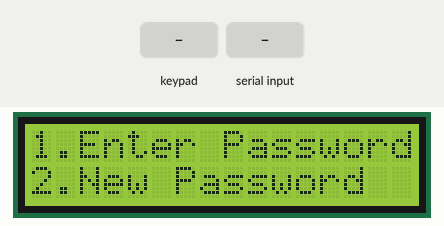
Simulated run of this program. Board: ATmega32, built with avr-gcc and emulated at 1 MHz (the files do not name the chip). Shown: 16×2 character LCD. Wiring (inferred from the signals the program sends): 4×4 keypad with keys 7 8 9 % 4 5 6 * 1 2 3 - C 0 = +: rows PA0, PA1, PA2, PA3; columns PA4, PA5, PA6, PA7. Wiring (inferred from the names in the program): character LCD (HD44780): RS PD4; R/W PD5; E PD6; data PC4, PC5, PC6, PC7. The test bench sets the inputs (shaded band). What the program prints to the serial monitor is not drawn.

Above: at 1.2 s.
1.3 s: keypad keys 1 2 3 4 * pressed 0.4 s apart
At 4.9 s:
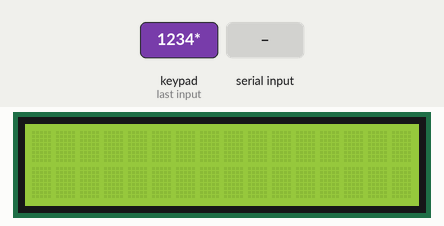
5.1 s: "1" received over Serial
At 5.7 s:
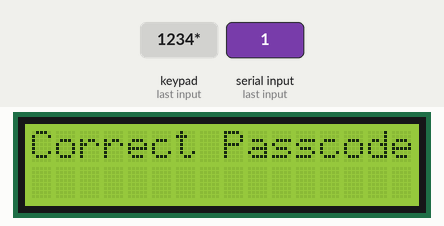
8.1 s: keypad keys 1 2 3 4 = pressed 0.4 s apart
At 9.0 s:
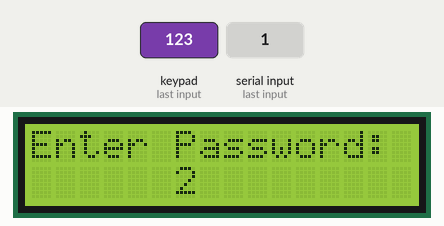
12.6 s: byte 0 (0) received over Serial
At 13.6 s:
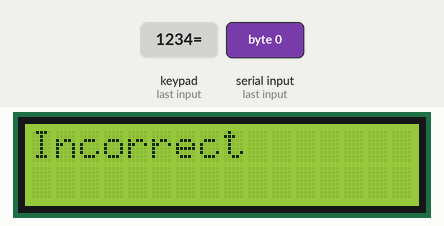
15.6 s: key '%' pressed
At 16.2 s:
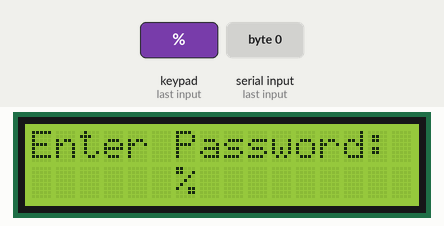
17.1 s: keypad keys 7 + 5 = pressed 0.4 s apart
At 18.2 s:
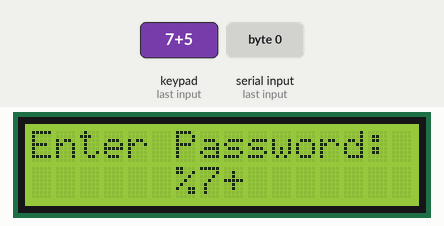
Timing chart, 0 to 20.1 s (numbered marks = the images above; inputs shaded):
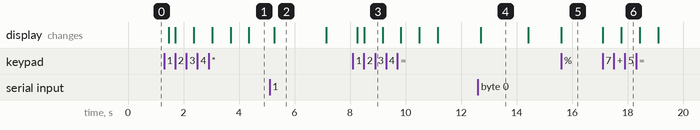

Measured:
- after the input at 1.3 s, the display: first changes after 0.16 s (image 1 shows a later state)
- after the input at 5.1 s, the display: changes after 0.17 s (image 2)
- after the input at 8.1 s, the display: first changes after 0.16 s (image 3 shows a later state)
- after the input at 12.6 s, the display: changes after 0.10 s (image 4)
- after the input at 15.6 s, the display: changes at once (image 5)
- after the input at 17.1 s, the display: first changes at once (image 6 shows a later state)
- what the display in image 2 shows lasts 1.8 s, from 5.3 s to 7.1 s

The program:

main.c
```c
#include "uart.h"
#include "lcd.h"
#include "keypad.h"

void lcdConfigure(){
	LCD_clearScreen();
	LCD_displayString("1.Enter Password");
	LCD_displayStringRowColumn(1, 0,"2.New Password");

}
void keypad_Passcode(uint8 * password){
	LCD_clearScreen();
	LCD_displayString("Enter Password:");
	LCD_goToRowColumn(1, 6);
	for(uint8 i = 0; i<4; i++){
		password[i] = KeyPad_getPressedKey();
		LCD_displayCharacter(password[i]);
		_delay_ms(500);
	}
}

int main(void){
	//init
	uint8 choice = 0 , count = 0 , password_arr[4];
	//LCD
	LCD_init();
	//Keypad
	char key = 0;
	//UART
	UART_init();
	while(1){
		if (!key){
			lcdConfigure();
		}
		key = KeyPad_getPressedKey();
		if (key){
			choice = key;
			while (choice == '1'){
				UART_sendByte(0x01); // Entering Passcode
				keypad_Passcode(password_arr);
				LCD_clearScreen();
				UART_sendByte(password_arr[0]);
				_delay_ms(10);
				UART_sendByte(password_arr[1]);
				_delay_ms(10);
				UART_sendByte(password_arr[2]);
				_delay_ms(10);
				UART_sendByte(password_arr[3]);
				_delay_ms(10);
				if(UART_recieveByte() == 0){
					count++;
					LCD_clearScreen();
					LCD_displayString("Incorrect");
					_delay_ms(1000);
					if (count == 3){
						LCD_clearScreen();
						LCD_displayString("Close down");
						LCD_clearScreen();
						choice = 0;
						count = 0;
						key = 0;
					}
				}else{
					count =0;
					choice = 0;
					key = 0;
					LCD_clearScreen();
					LCD_displayString("Correct Passcode");
					_delay_ms(1000);
					LCD_clearScreen();
				}
			}
			while(choice == '2'){
				UART_sendByte(0x02); // Entering Passcode
				keypad_Passcode(password_arr);
				UART_sendByte(password_arr[0]);
				_delay_ms(10);
				UART_sendByte(password_arr[1]);
				_delay_ms(10);
				UART_sendByte(password_arr[2]);
				_delay_ms(10);
				UART_sendByte(password_arr[3]);
				_delay_ms(10);
				if(UART_recieveByte()){
					choice = 0;
					key = 0;
					LCD_clearScreen();
					LCD_displayString("Password Created");
					LCD_clearScreen();
				}
			}
		}
	}
	return 0;
}
```

uart.c
```c
#include "uart.h"
#define BAUD_PRESCALE (((F_CPU / (USART_BAUDRATE * 8UL)))-1)

void UART_init(){
	UCSRA = (1<<U2X);
	UCSRB = (1<<TXEN)|(1<<RXEN); // The flags are set automatically no need for interrupt
	UCSRC = (1<<URSEL) | (1<<UCSZ1)| (1<<UCSZ0);
	// UBRR is about 2bytes divided to UBRR_High & UBRR_Low
	// Therefore if you have a data more than 1 byte then store this data in  UBRR_High
	// Since URSEL is the first bit in UBRR then it will be set to 0;
	UBRRH = BAUD_PRESCALE >> 8;
	UBRRL = BAUD_PRESCALE;
}
void UART_sendByte(uint8 data){
	UDR = data; //Transmit
	while(bitIsClear(UCSRA,TXC)); // Wait for transmit flag
	setBit(UCSRA,TXC); //Clear flag
}
uint8 UART_recieveByte(){
	while(bitIsClear(UCSRA,RXC)){}
	return UDR;
}
void UART_sendString(uint8 *Str){
	uint8 i = 0;
	while(Str[i] != '\0'){
		UART_sendByte(Str[i]);
		i++;
	}
}
void UART_recieveString(uint8 * Str){
	uint8 i = 0;
	Str[i] = UART_recieveByte(); // Checks if there is even a msg
	while(Str[i] == '#'){ // The agreed stop symbol because there is no representation in data.
		i++;
		Str[i] = UART_recieveByte();
	}
	Str[i] = '\0'; // let the agreed stop sign be the end of the string.
}
```

uart.h
```c
#ifndef UART_H_
#define UART_H_

#include "common_macros.h"
#include "std_types.h"
#include "micro_config.h"

#define USART_BAUDRATE 9600

void UART_init();
void UART_sendByte(uint8 data);
uint8 UART_recieveByte();
void UART_sendString(uint8 *Str);
void UART_recieveString(uint8 * Str);
#endif
```

micro_config.h
```c
#ifndef MICRO_CONFIG_H_
#define MICRO_CONFIG_H_

#ifndef F_CPU
#define F_CPU 1000000UL
#endif

#include <avr/io.h>
#include <avr/interrupt.h>
#include <util/delay.h>
#endif
```

keypad.c
```c
#include "keypad.h"

#if (N_col == 3)
	static uint8 KeyPad_4x3_adjustKeyNumber(uint8 button_number);
#elif (N_col == 4)
	static uint8 KeyPad_4x4_adjustKeyNumber(uint8 button_number);
#endif

// Functions

uint8 KeyPad_getPressedKey(void){
	uint8 col,row;
	while(1){
		for(col = 0; col < N_col;col++){
			KEYPAD_PORT_DIR = (0b00010000 << col);
			KEYPAD_PORT_OUT = (~(0b00010000 << col));

			for(row = 0; row < N_row ; row++){
				if(bitIsClear(KEYPAD_PORT_IN,row)){
					#if (N_col == 3)
						return KeyPad_4x3_adjustKeyNumber((row*N_col)+col+1);
					#elif (N_col == 4)
						return KeyPad_4x4_adjustKeyNumber((row*N_col)+col+1);
					#endif
				}
			}
		}
	}
}

#if (N_col == 3)

static uint8 KeyPad_4x3_adjustKeyNumber(uint8 button_number){
	switch(button_number){
	case 10: return '*'; break;
	case 11: return 0; break;
	case 12: return '#'; break;
	}
}

#elif (N_col == 4)
static uint8 KeyPad_4x4_adjustKeyNumber(uint8 button_number){
	switch(button_number){
	case 1: return '7'; break;
	case 2: return '8'; break;
	case 3: return '9'; break;
	case 4: return '%'; break;
	case 5: return '4'; break;
	case 6: return '5'; break;
	case 7: return '6'; break;
	case 8: return '*'; break;
	case 9: return '1'; break;
	case 10: return '2'; break;
	case 11: return '3'; break;
	case 12: return '-'; break;
	case 13: return 'C'; break; // CE or C
	case 14: return '0'; break;
	case 15: return '='; break;
	case 16: return '+'; break;
	default: return button_number;
	}
}
#endif
```

keypad.h
```c
#ifndef _KEYPAD_H_
#define _KEYPAD_H_

#include "std_types.h"
#include "micro_config.h"
#include "common_macros.h"

#define N_row 4
#define N_col 4

#define KEYPAD_PORT_OUT PORTA
#define KEYPAD_PORT_IN PINA
#define KEYPAD_PORT_DIR DDRA

uint8 KeyPad_getPressedKey(void);

#endif
```

lcd.c
```c
#include "lcd.h"

void LCD_init(void){
	LCD_CTRL_PORT_DIR |= (1<<RS) | (1<<RW) | (1<<E);
	#if (DATA_BITS_MODE == 4)
		#ifdef UPPER_PORT_PINS
			LCD_DATA_PORT_DIR |= 0Xf0;
		#else
			LCD_DATA_PORT_DIR |= 0X0f; // IF LOWER PINS ARE USED
		#endif
		LCD_sendCommand(FOUR_BITS_DATA_MODE);
		LCD_sendCommand(TWO_LINE_LCD_Four_BIT_MODE);
	#elif (DATA_BITS_MODE == 8)
			LCD_DATA_PORT_DIR |= 0xff;
			LCD_sendCommand(TWO_LINE_LCD_Eight_BIT_MODE);
	#endif
	LCD_sendCommand(CURSOR_OFF);
	LCD_sendCommand(CLEAR_COMMAND);
}
void LCD_sendCommand(uint8 command){
	clearBit(LCD_CTRL_PORT,RS);
	clearBit(LCD_CTRL_PORT,RW);
	_delay_ms(1);
	setBit(LCD_CTRL_PORT,E);
	_delay_ms(1);
	#if (DATA_BITS_MODE == 4)
		#ifdef UPPER_PORT_PINS
			LCD_DATA_PORT = (LCD_DATA_PORT & 0x0f) | (command & 0xf0);
		#else
			LCD_DATA_PORT = (LCD_DATA_PORT & 0xf0) | ((command & 0xf0) >> 4);
		#endif
		_delay_ms(1);
		clearBit(LCD_CTRL_PORT,E);
		_delay_ms(1);
		setBit(LCD_CTRL_PORT,E);
		_delay_ms(1);
		#ifdef UPPER_PORT_PINS
			LCD_DATA_PORT = (LCD_DATA_PORT & 0x0f) | ((command&0x0f)<< 4);
		#else
			LCD_DATA_PORT = (LCD_DATA_PORT & 0xf0) | (command & 0x0f);
		#endif
		_delay_ms(1);
		clearBit(LCD_CTRL_PORT,E);
		_delay_ms(1);
	#elif (DATA_BITS_MODE == 8)
		LCD_DATA_PORT = command;
		_delay_ms(1);
		clearBit(LCD_CTRL_PORT,E);
		_delay_ms(1);
	#endif
}
void LCD_displayCharacter(uint8 data){
	setBit(LCD_CTRL_PORT,RS);
	clearBit(LCD_CTRL_PORT,RW);
	_delay_ms(1);
	setBit(LCD_CTRL_PORT,E);
	_delay_ms(1);
	#if (DATA_BITS_MODE == 4)
		#ifdef UPPER_PORT_PINS
			LCD_DATA_PORT = (LCD_DATA_PORT & 0x0f) | (data&0xf0);
		#else
			LCD_DATA_PORT = (LCD_DATA_PORT & 0xf0) | ((data&0xf0)>>4);
		#endif
			_delay_ms(1);
			clearBit(LCD_CTRL_PORT,E);
			_delay_ms(1);
			setBit(LCD_CTRL_PORT,E);
			_delay_ms(1);
		#ifdef UPPER_PORT_PINS
			LCD_DATA_PORT = (LCD_DATA_PORT & 0x0f) | ((data&0x0f)<<4);
		#else
			LCD_DATA_PORT = (LCD_DATA_PORT & 0xf0) | (data&0x0f);
		#endif
		_delay_ms(1);
		clearBit(LCD_CTRL_PORT,E);
		_delay_ms(1);
	#elif (DATA_BITS_MODE == 8)
		LCD_DATA_PORT = data;
		_delay_ms(1);
		clearBit(LCD_CTRL_PORT,E);
		_delay_ms(1);
	#endif

}
void LCD_displayString(const char *Str){
	uint8 i = 0;
	while(Str[i] != '\0'){
		LCD_displayCharacter(Str[i]);
		i++;
	}
}
void LCD_goToRowColumn(uint8 row,uint8 col){
	uint8 Address;
	switch(row){
	case 0: Address = col; break;
	case 1: Address = col+0x40; break;
	case 2: Address = col+0x10; break;
	case 3: Address = col+0x50; break;
	}
	LCD_sendCommand(Address | SET_CURSOR_LOCATION);
}
void LCD_displayStringRowColumn(uint8 row,uint8 col,const char *Str){
	LCD_goToRowColumn(row, col);
	LCD_displayString(Str);
}
void LCD_intgerToString(int data){
	char str[16];
	itoa(data,str,10); // 10 is for decimal, if 2 the binary
	LCD_displayString(str);
}
void LCD_integerToStringRowCol(int row, int col,int data){
	LCD_goToRowColumn(row, col);
	LCD_intgerToString(data);
}
void LCD_clearScreen(void){
	LCD_sendCommand(CLEAR_COMMAND);
}
```

lcd.h
```c
#ifndef _LCD_H_
#define _LCD_H_

#include "std_types.h"
#include "common_macros.h"
#include "micro_config.h"

#define DATA_BITS_MODE 4

#if (DATA_BITS_MODE == 4)
#define UPPER_PORT_PINS
#endif

//#undef UPPER_PORT_PINS /* Use the lower 4-bits in the data port */

/* LCD HW Pins */
#define RS PD4
#define RW PD5
#define E  PD6
#define LCD_CTRL_PORT PORTD
#define LCD_CTRL_PORT_DIR DDRD
#define LCD_DATA_PORT PORTC
#define LCD_DATA_PORT_DIR DDRC

/* LCD Commands */
#define CLEAR_COMMAND 0x01
#define FOUR_BITS_DATA_MODE 0x02
#define TWO_LINE_LCD_Four_BIT_MODE 0x28
#define TWO_LINE_LCD_Eight_BIT_MODE 0x38
#define CURSOR_OFF 0x0C
#define CURSOR_ON 0x0E
#define SET_CURSOR_LOCATION 0x80

/*******************************************************************************
 *                      Functions Prototypes                                   *
 *******************************************************************************/
void LCD_sendCommand(uint8 command);
void LCD_displayCharacter(uint8 data);
void LCD_displayString(const char *Str);
void LCD_init(void);
void LCD_clearScreen(void);
void LCD_displayStringRowColumn(uint8 row,uint8 col,const char *Str);
void LCD_goToRowColumn(uint8 row,uint8 col);
void LCD_intgerToString(int data);
void LCD_integerToStringRowCol(int row, int col,int data);
#endif /* LCD_H_ */
```

common_macros.h
```c
#ifndef COMMON_MACROS
#define COMMON_MACROS

#define setBit(REG,BIT) (REG |= (1<<BIT))
#define clearBit(REG,BIT) (REG &= ~(1<<BIT))
#define toggleBit(REG,BIT) (REG ^= (1<<BIT))

#define ROR(REG,num) (REG =  (REG>>num) | (REG << (8-num)))
#define ROL(REG,num) (REG =  (REG<<num) | (REG >> (8-num)))

#define bitIsSet(REG,BIT) (REG & (1<<BIT))
#define bitIsClear(REG,BIT) (!(REG & (1<<BIT)))

#endif
```

std_types.h
```c
#ifndef STD_TYPES_H_
#define STD_TYPES_H_

typedef unsigned char bool;

#ifndef FALSE
#define FALSE (0u)
#endif

#ifndef TRUE
#define TRUE (1u)
#endif

#define HIGH (1u)
#define LOW (0u)

typedef unsigned char uint8;
typedef unsigned short uint16;
#endif
```
